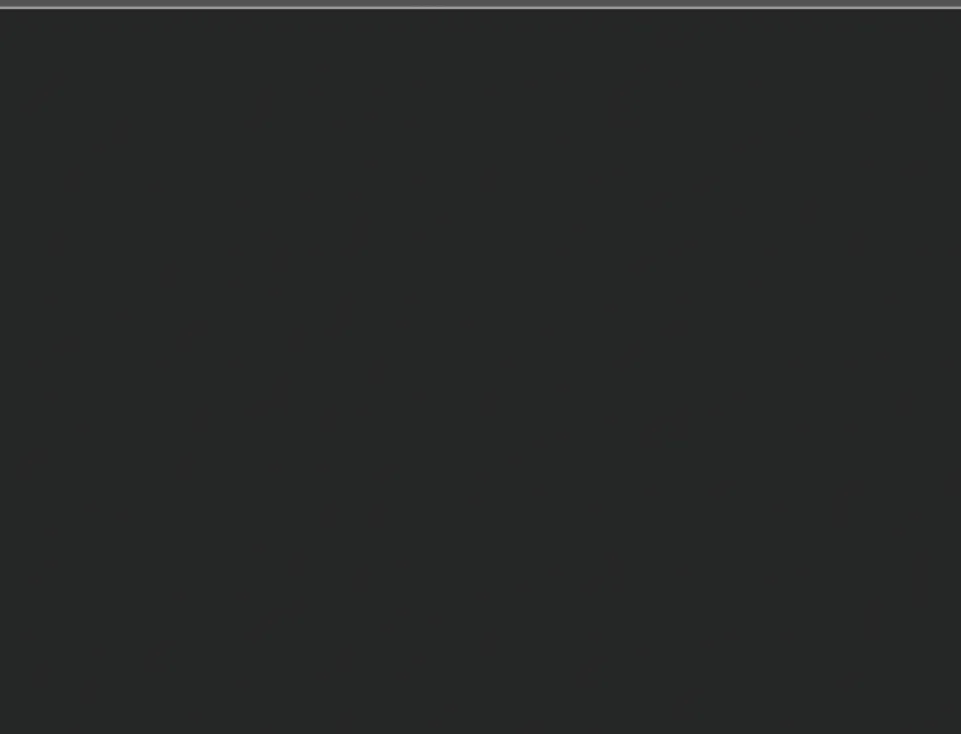
#> input picture frontend/lab/editor/assets/plate.webp, 961 x 734 px, shrunk from 1236 x 945 before the run, given in place of plate.webp-left-usual.png, which was not available
$ python speckle.py ../../../../frontend/lab/editor/assets/plate.webp
#> lines starting #> are read from the running program, lines starting #| are printed output that depends on the picture
import sys
from PIL import Image, ImageFilter
import numpy as np
def hf(path):
    x=np.asarray(Image.open(path).convert('RGB')).astype(float); cr=x[...,0]-x[...,1]; cb=x[...,2]-x[...,1]
#> after `cr = x[..., 0] - x[..., 1]`:
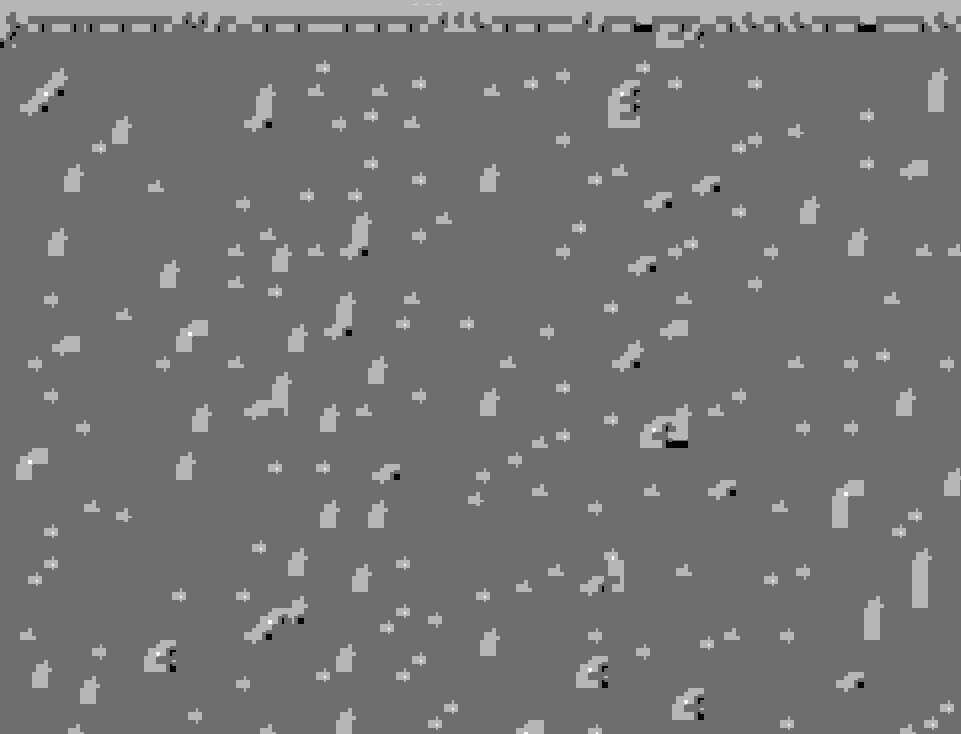
#> cr: shape (734, 961) float64; min -5, max 2, mean -1.83; drawn with min black and max white
#> after `cb = x[..., 2] - x[..., 1]`:
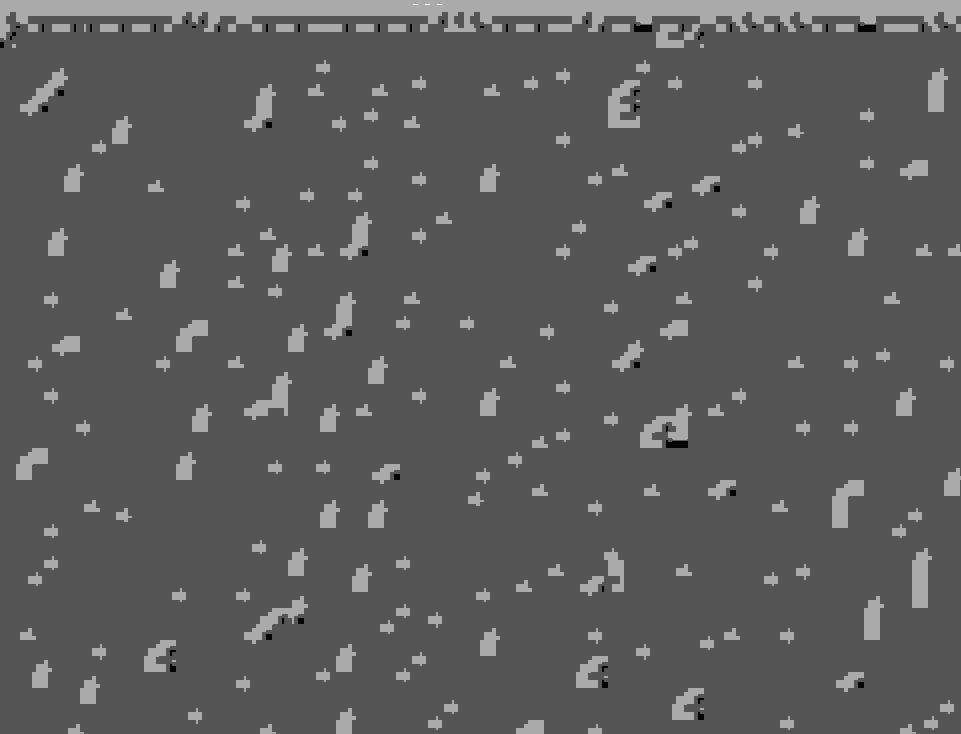
#> cb: shape (734, 961) float64; min -2, max 1, mean -0.913; drawn with min black and max white
    def blur(c): return np.asarray(Image.fromarray(np.clip(c+128,0,255).astype('uint8')).filter(ImageFilter.BoxBlur(3))).astype(float)-128
    return round(float(np.sqrt(((cr-blur(cr))**2).mean())),2), round(float(np.sqrt(((cb-blur(cb))**2).mean())),2)
#> in blur (call 2), `def blur(c): return np.asarray(Image.fromarray(np.clip(c+128,0,255).as..`:
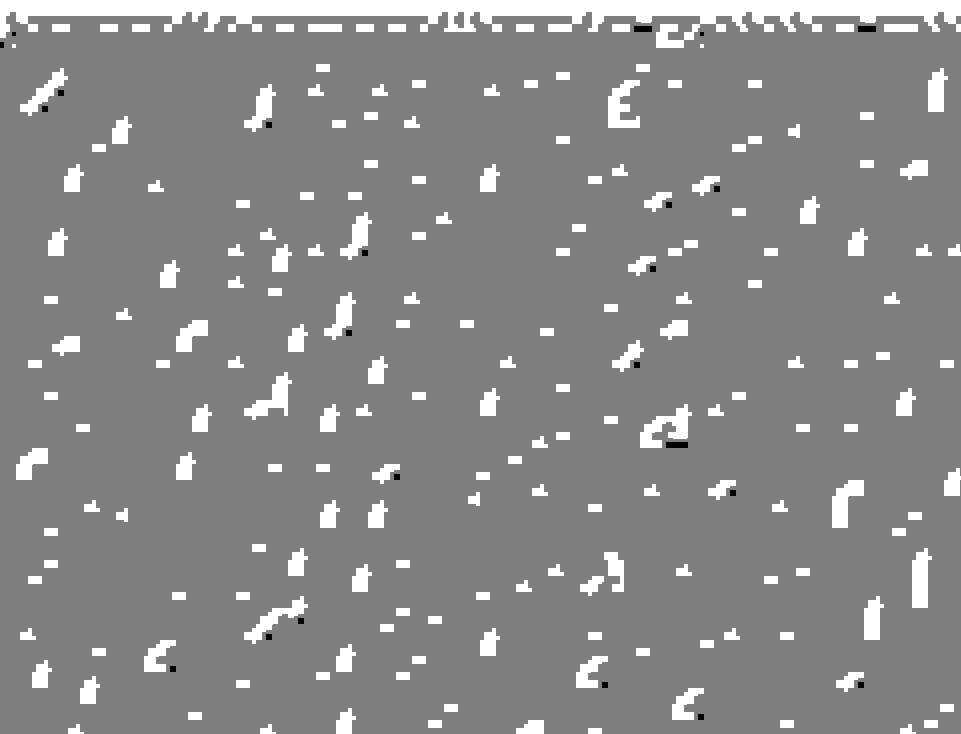
#> returned value: shape (734, 961) float64; min -2, max 0, mean -0.914; drawn with min black and max white
for tag in sys.argv[1:]:
    for n in ['left','centre','right','corner']:
        try: print(tag, n, 'usual', hf(f'{tag}-{n}-usual.png'), 'network', hf(f'{tag}-{n}-net.png'))
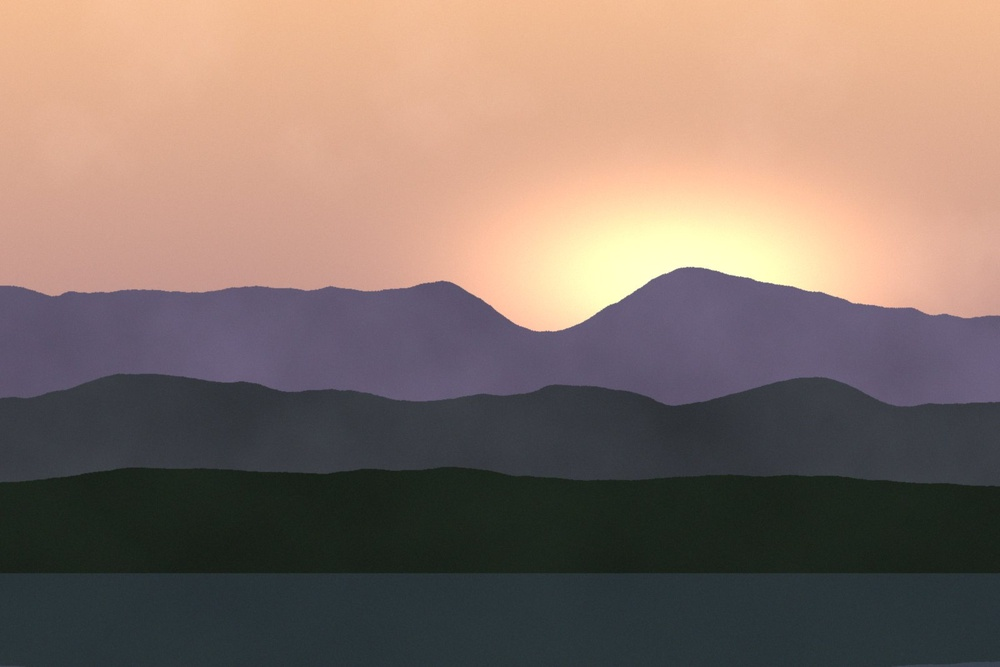
#> input picture frontend/lab/editor/assets/sample.jpg, 1000 x 667 px, shrunk from 1600 x 1067 before the run, given in place of plate.webp-left-net.png, which was not available
#> in hf (call 2), `cr = x[..., 0] - x[..., 1]`:
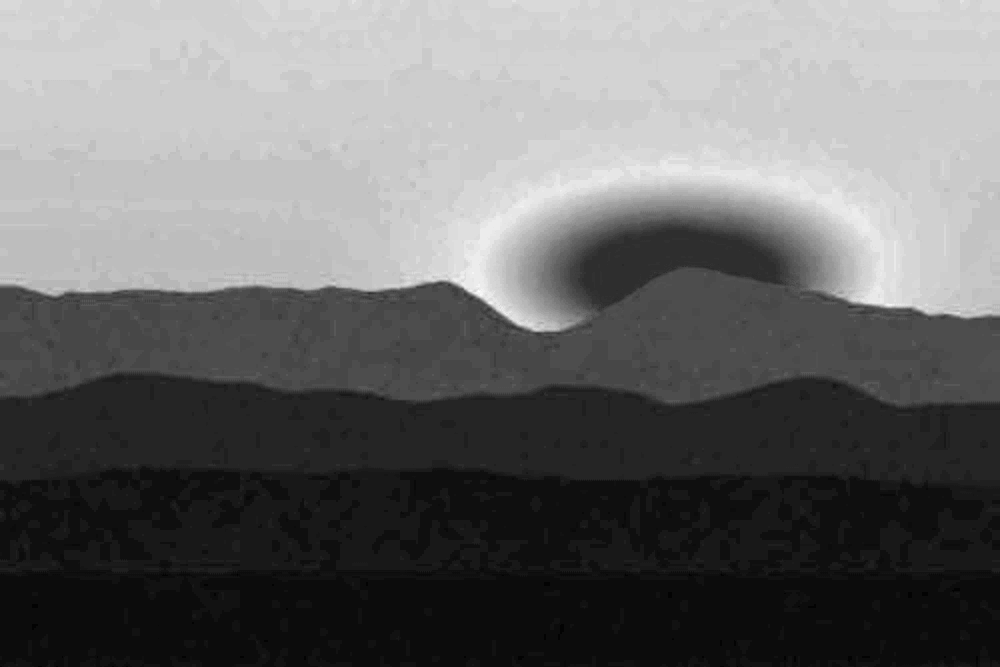
#> cr: shape (667, 1000) float64; min -15, max 67, mean 19.4; drawn with min black and max white
#> in hf (call 2), `cb = x[..., 2] - x[..., 1]`:
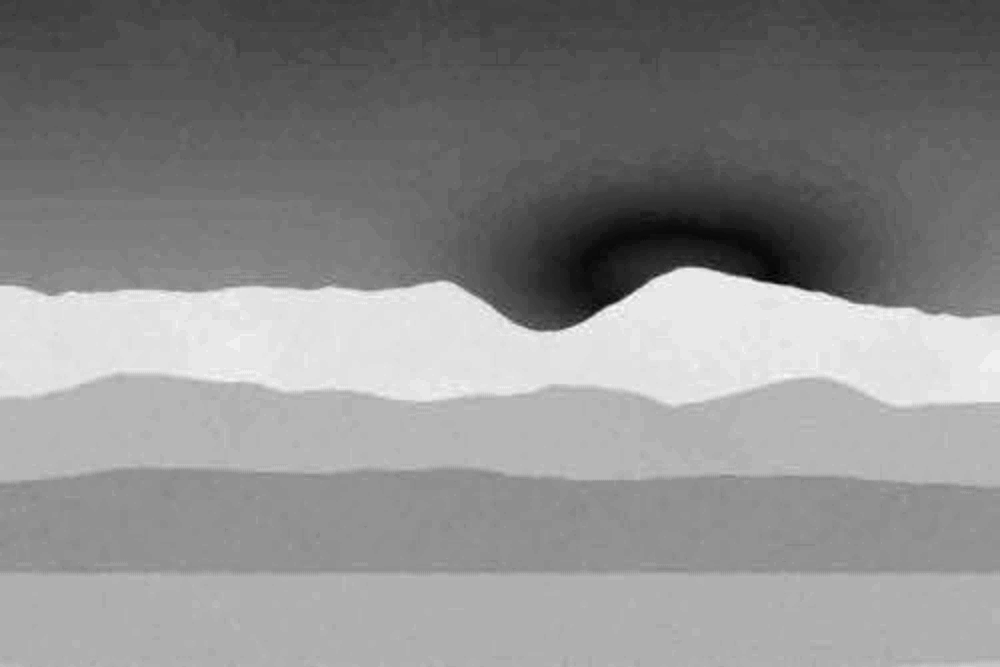
#> cb: shape (667, 1000) float64; min -66, max 36, mean -9.7; drawn with min black and max white
        except Exception as e: print(tag, n, e)
